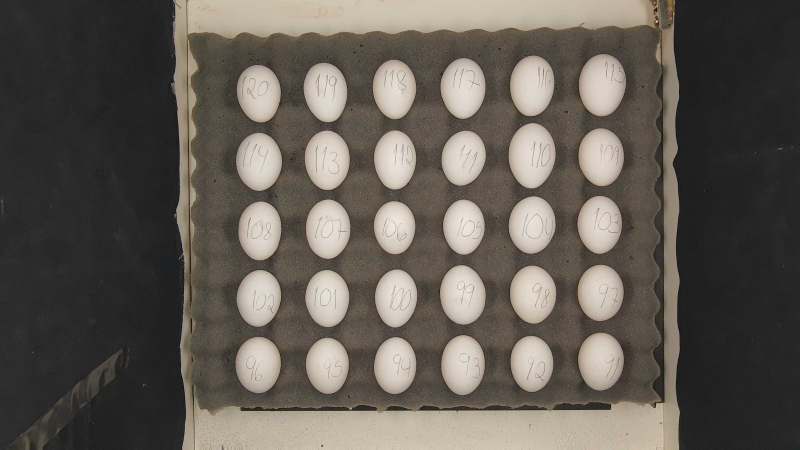
#> input picture ovo1.jpeg, 1600 x 900 px (shown at 1/2 size)
$ python -i Processamento.py   (imports and definitions only)   (older library calls are emulated)
#> lines starting #> are read from the running program, lines starting #| are printed output that depends on the picture; after the words box and inside, x2 and y2 are one past the last pixel; in counts of white or black regions, pixels touching at a corner belong together
#> further down, picture is the input picture: shape (900, 1600, 3); mean B, G, R 84.7, 92.2, 97.9
from math import atan, degrees
from tkinter import filedialog as dlg
import cv2
import numpy as np
import pandas as pd
import os
import math
import multiprocessing
from openpyxl import Workbook  # pip install openpyxl
from openpyxl import load_workbook
from skimage.measure import label, regionprops_table
from skimage.transform import resize
from skimage.measure import find_contours
from skimage.color import rgb2hsv
from skimage.morphology import disk
from skimage.filters import median
from scipy.optimize import curve_fit  # Lib p/ fazer ajuste polinomial
import matplotlib.pyplot as plt
from pathlib import Path
from concurrent.futures import ProcessPoolExecutor
import time
from functools import wraps

def timing(func):
    # [7 lines left out: function wrapper, not called in this run]
    return wrapper

# --------------------------------------------------------------------
# 1) CPU‑only: roda em subprocessos, sem NENHUM I/O
# --------------------------------------------------------------------
# [439 lines left out: functions cpu_process_egg, check_and_create_directory_if_not_exist, adjustImageDimension, drawLines, subImagens, process and 3 more, not called in this run]

# função detecta ovos em uma imagem com base em certos critérios de área e proporção.
# Ela retorna uma lista de ovos encontrados, onde cada ovo é representado por uma lista [grupo, linha, x, y, largura, altura]
def findeggs(originalImg):
    ovos = []
    (alt, larg, ch) = originalImg.shape
#> alt = 900; larg = 1600; ch = 3
    AreaTotal = alt * larg
#> AreaTotal = 1440000
    # preprocess the image
    gray_img = cv2.cvtColor(originalImg, cv2.COLOR_BGR2GRAY)
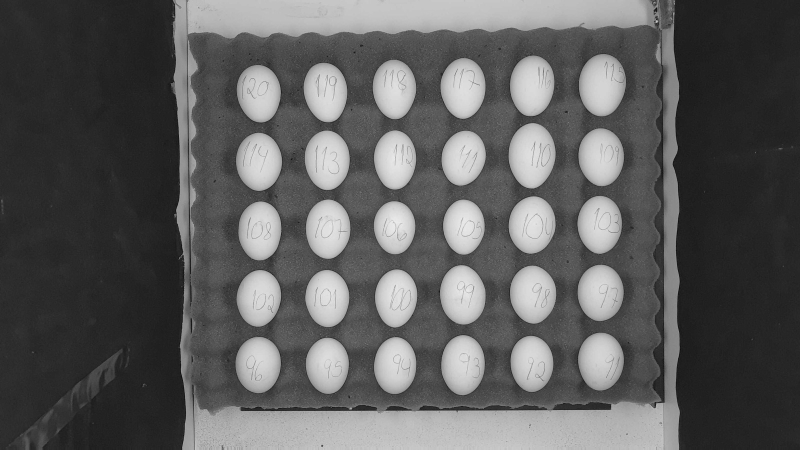
#> gray_img: shape (900, 1600) (shown at 1/2 size); min 0, max 240, mean 93.1
    # Applying 7x7 Gaussian Blur
    blurred = cv2.GaussianBlur(gray_img, (7, 7), 0)
    # Applying threshold
    threshold = cv2.threshold(blurred, 0, 255, cv2.THRESH_BINARY | cv2.THRESH_OTSU)[1]
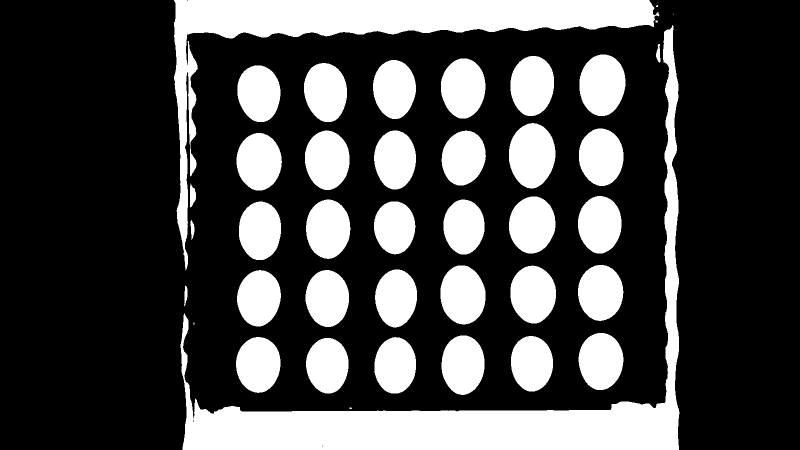
#> threshold: shape (900, 1600) (shown at 1/2 size); 28.2% white; 41 white regions (5 under 20 px), largest, box (x1, y1, x2, y2) and area: (361, 50, 1359, 900) 96875, (348, 0, 1319, 541) 70729, (1018, 246, 1111, 377) 9392
    # Apply the Component analysis function
    analysis = cv2.connectedComponentsWithStats(threshold, 4, cv2.CV_32S)
    (totalLabels, label_ids, values, centroid) = analysis
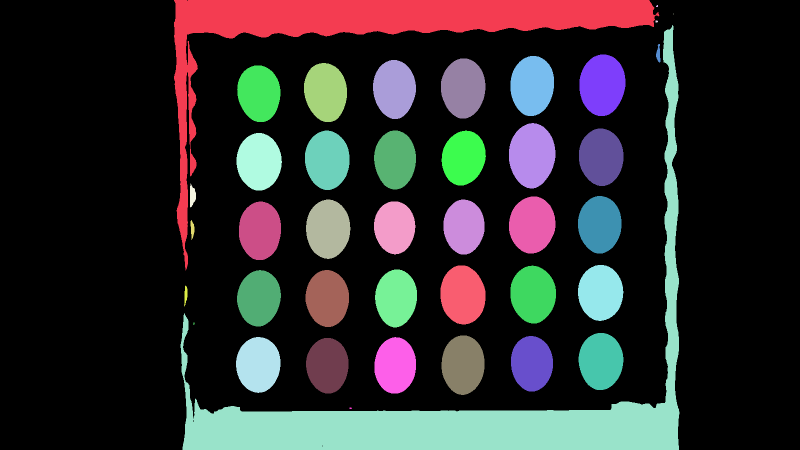
#> label_ids: shape (900, 1600) int32 (shown at 1/2 size); 42 distinct labels, from 0 to 41; one colour per label, 0 black
#> totalLabels = 42; values = 42 rows, first 6: [0, 0, 1600, 900, 1034082], [348, 0, 971, 541, 70729], [1312, 10, 4, 4, 13], [1347, 27, 1, 2, 2], [1311, 41, 5, 4, 18], [361, 50, 998, 850, 96875]; centroid = 42 pairs, first value 371.2 to 1347, second value 11.77 to 816
    # Loop through each component
    for i in range(1, totalLabels):
        # Area of the component
        area = values[i, cv2.CC_STAT_AREA]
        percArea = (area * 100) / AreaTotal
        aspectRatio = float(int(values[i, cv2.CC_STAT_HEIGHT]) / int(values[i, cv2.CC_STAT_WIDTH]))

        if (percArea > 0.4) and (percArea < 1) and (aspectRatio > 1.1) and (aspectRatio < 1.6):
            (col, lin) = centroid[i]
            x = values[i, cv2.CC_STAT_LEFT]
            y = values[i, cv2.CC_STAT_TOP]
            w = values[i, cv2.CC_STAT_WIDTH]
            h = values[i, cv2.CC_STAT_HEIGHT]
            elem = [0, lin, x, y, w, h]
            ovos.append(elem)
#> this loop made 41 passes
#> (area, percArea, aspectRatio, col, lin, x, y, w) on passes 7 to 18: (8897, 0.618, 1.34, 1204.2, 169.3, 1159, 109, 92), (8275, 0.575, 1.38, 1064.1, 170.8, 1021, 112, 87), (8338, 0.579, 1.35, 926.1, 175.7, 882, 117, 89), (7850, 0.545, 1.37, 788.4, 177.5, 746, 120, 86), (7949, 0.552, 1.37, 650.9, 183.5, 608, 126, 86), (7666, 0.532, 1.3, 517.6, 186.1, 474, 131, 87), (9392, 0.652, 1.41, 1063.6, 310.2, 1018, 246, 93), (8036, 0.558, 1.29, 1202, 313.4, 1158, 257, 89), (8289, 0.576, 1.34, 654.1, 319.5, 610, 261, 89), (7706, 0.535, 1.4, 789.8, 318.8, 748, 261, 84), (7487, 0.52, 1.24, 926.7, 315.2, 883, 261, 89), (8099, 0.562, 1.26, 517.7, 322.8, 473, 266, 91)
#> (area, percArea, aspectRatio) on passes 1 to 6: (70729, 4.91, 0.557), (13, 0.000903, 1), (2, 0.000139, 2), (18, 0.00125, 0.8), (96875, 6.73, 0.852), (212, 0.0147, 4.11)
#> after the loop, ovos = 30 items, first 6: [0, 169.3, 1159, 109, 92, 123], [0, 170.8, 1021, 112, 87, 120], [0, 175.7, 882, 117, 89, 120], [0, 177.5, 746, 120, 86, 118], [0, 183.5, 608, 126, 86, 118], [0, 186.1, 474, 131, 87, 113]
    posVet = 0
    grupo = 1
    # categoriza pela posição na linha, são classificados aquelas regiões cuja posição não linha variam abaixo de 10%
    for i in range(len(ovos)):
        if ovos[i][0] == 0:
            ovos[i][0] = grupo
            for k in range(i + 1, len(ovos)):
                if (abs(ovos[k][1] - ovos[i][1]) * 100) / ovos[i][1] < 10:
                    ovos[k][0] = grupo
            grupo += 1
#> this loop made 30 passes
#> after the loop, grupo = 6; ovos = 30 items, first 6: [1, 169.3, 1159, 109, 92, 123], [1, 170.8, 1021, 112, 87, 120], [1, 175.7, 882, 117, 89, 120], [1, 177.5, 746, 120, 86, 118], [1, 183.5, 608, 126, 86, 118], [1, 186.1, 474, 131, 87, 113]

    # ordena pela linha
    for i in range(0, len(ovos) - 1):
        for j in range(i + 1, len(ovos)):
            if ovos[j][0] < ovos[i][0]:
                troca = ovos[j]
                ovos[j] = ovos[i]
                ovos[i] = troca
#> this loop made 29 passes

    # ordena pela coluna
    # controle = 1
    for i in range(0, len(ovos) - 1):
        for j in range(i+1, len(ovos)):
            if ((ovos[j][0] == ovos[i][0]) and (ovos[j][2] < ovos[i][2])):
                troca = ovos[j]
                ovos[j] = ovos[i]
                ovos[i] = troca
#> after the loop, ovos = 30 items, first 6: [1, 186.1, 474, 131, 87, 113], [1, 183.5, 608, 126, 86, 118], [1, 177.5, 746, 120, 86, 118], [1, 175.7, 882, 117, 89, 120], [1, 170.8, 1021, 112, 87, 120], [1, 169.3, 1159, 109, 92, 123]
    return ovos

"""
Representação da curva - Curva polinomial de grau 3
A função deve receber as coordenadas X e Y de seus pontos de dados como entradas e retornar os valores Y previstos para cada valor X.
"""


def polynomial_curv_3(x, a, b, c, d):
    return a * x ** 3 + b * x ** 2 + c * x + d


def polynomial_curv_5(x, a, b, c, d, e, f):
    return a * x ** 5 + b * x ** 4 + c * x ** 3 + d * x ** 2 + e * x + f


def polynomial_curv_7(x, a, b, c, d, e, f, g, h):
    return a * x ** 7 + b * x ** 6 + c * x ** 5 + d * x ** 4 + e * x ** 3 + f * x ** 2 + g * x + h


def polynomial_curv_9(x, a, b, c, d, e, f, g, h, i, j):
    return a * x ** 9 + b * x ** 8 + c * x ** 7 + d * x ** 6 + e * x ** 5 + f * x ** 4 + g * x ** 3 + h * x ** 2 + i * x + j


def polynomial_curv_11(x, a, b, c, d, e, f, g, h, i, j, k, m):
    return a * x ** 11 + b * x ** 10 + c * x ** 9 + d * x ** 8 + e * x ** 7 + f * x ** 6 + g * x ** 5 + h * x ** 4 + i * x ** 3 + j * x ** 2 + k * x + m


def piecewise_linear(x, x0, y0, k1, k2):
    return np.piecewise(x, [x <= x0], [lambda x: k1 * x + y0 - k1 * x0, lambda x: k2 * x + y0 - k2 * x0])


# def sigmoid(x, a, b, c, d):
# y = a / (1 + np.exp(-b*(x-c))) + d
# return y

# Não funcionou : Linha indo para a direita, sem seguir os pontos
# [4 lines left out: function sigmoid, not called in this run]


# Resultado: Semelhante a regressão polinomial de grau 3
def gaussian(x, a, b, c, d):
    return a * np.exp(-(x - b) ** 2 / (2 * c ** 2)) + d


# [96 lines left out: functions get_polynomial_curv_portuguese_name, create_sheet, exponential_combo, not called in this run]

>>> import cv2
>>> picture = cv2.imread('ovo1.jpeg')
>>> result = findeggs(picture)
#> result has the same summary as ovos in findeggs

$ run again, on ovo2.jpeg
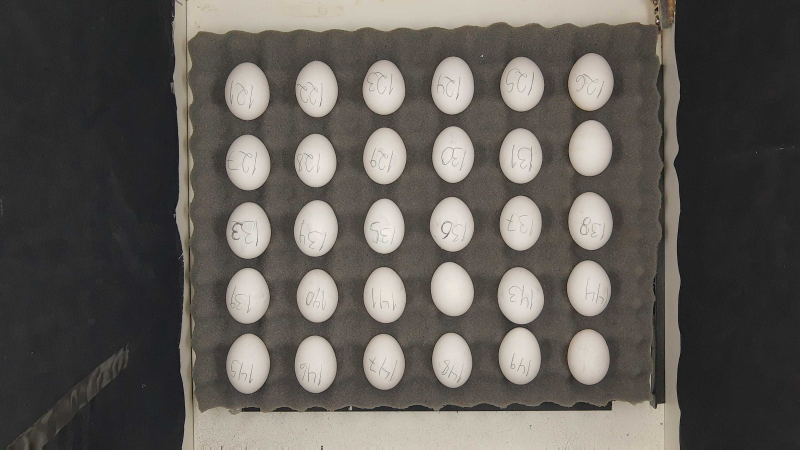
#> input picture ovo2.jpeg, 1600 x 900 px (shown at 1/2 size)
#> picture is the input picture: shape (900, 1600, 3); mean B, G, R 87, 92.1, 96.3
#> in findeggs, `threshold = cv2.threshold(blurred, 0, 255, cv2.THRESH_BINARY | cv2.THR..`:
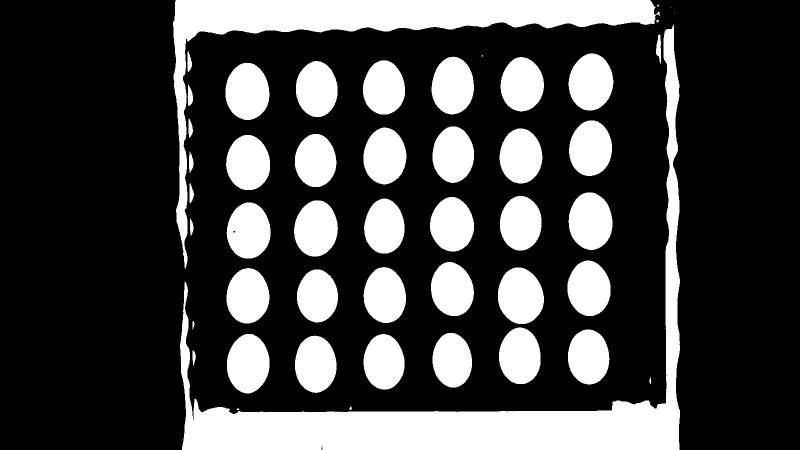
#> threshold: shape (900, 1600) (shown at 1/2 size); 26.7% white; 49 white regions (6 under 20 px), largest, box (x1, y1, x2, y2) and area: (360, 49, 1360, 900) 97967, (346, 0, 1320, 538) 62180, (996, 535, 1088, 648) 8085
#> in findeggs, `(totalLabels, label_ids, values, centroid) = analysis`:
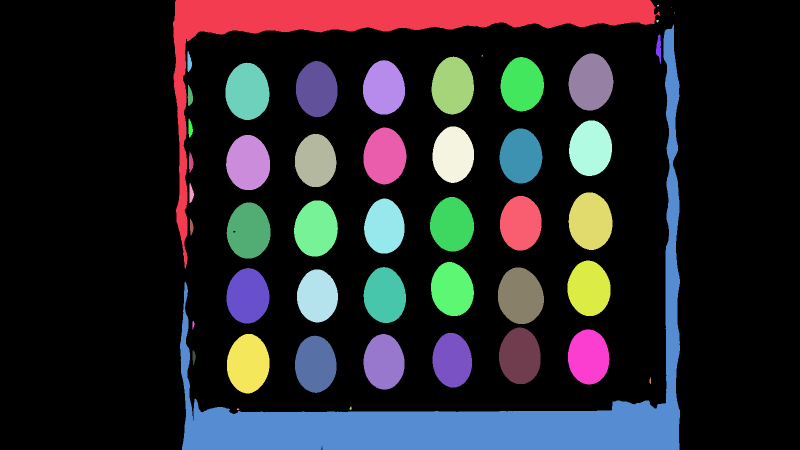
#> label_ids: shape (900, 1600) int32 (shown at 1/2 size); 50 distinct labels, from 0 to 49; one colour per label, 0 black
#> totalLabels = 50; values = 50 rows, first 6: [0, 0, 1600, 900, 1055968], [346, 0, 974, 538, 62180], [1314, 9, 4, 4, 11], [1343, 15, 1, 1, 1], [1349, 25, 1, 2, 2], [1313, 40, 5, 5, 19]; centroid = 50 pairs, first value 378.1 to 1349, second value 10.82 to 818
#> the loop in findeggs, `for i in range(1, totalLabels):` made 49 passes
#> (area, percArea, aspectRatio, col, lin, x, y, w) on passes 9, 11, 12, 13, 14, 15, 18, 19: (7887, 0.548, 1.27, 1181.5, 164.2, 1137, 107, 90), (7636, 0.53, 1.36, 905.2, 171.5, 863, 113, 85), (7291, 0.506, 1.25, 1043.7, 168.8, 1001, 114, 87), (7107, 0.494, 1.3, 767.5, 175.7, 726, 120, 84), (7284, 0.506, 1.35, 633.1, 178.2, 592, 122, 83), (7854, 0.545, 1.31, 494.3, 183.1, 451, 125, 88), (7476, 0.519, 1.29, 1180.7, 296.6, 1138, 241, 86), (7289, 0.506, 1.36, 906, 309.1, 865, 253, 83)
#> after the loop in findeggs, `for i in range(1, totalLabels):`: ovos = 30 items, first 6: [0, 164.2, 1137, 107, 90, 114], [0, 171.5, 863, 113, 85, 116], [0, 168.8, 1001, 114, 87, 109], [0, 175.7, 726, 120, 84, 109], [0, 178.2, 592, 122, 83, 112], [0, 183.1, 451, 125, 88, 115]
#> the loop in findeggs, `for i in range(len(ovos)):` made 30 passes
#> after the loop in findeggs, `for i in range(len(ovos)):`: grupo = 7; ovos = 30 items, first 6: [1, 164.2, 1137, 107, 90, 114], [1, 171.5, 863, 113, 85, 116], [1, 168.8, 1001, 114, 87, 109], [1, 175.7, 726, 120, 84, 109], [1, 178.2, 592, 122, 83, 112], [2, 183.1, 451, 125, 88, 115]
#> the loop in findeggs, `for i in range(0, len(ovos) - 1):` made 29 passes
#> after the loop in findeggs, `for i in range(0, len(ovos) - 1):`: ovos = 30 items, first 6: [1, 178.2, 592, 122, 83, 112], [1, 175.7, 726, 120, 84, 109], [1, 171.5, 863, 113, 85, 116], [1, 168.8, 1001, 114, 87, 109], [1, 164.2, 1137, 107, 90, 114], [2, 183.1, 451, 125, 88, 115]
#> result has the same summary as ovos in findeggs
